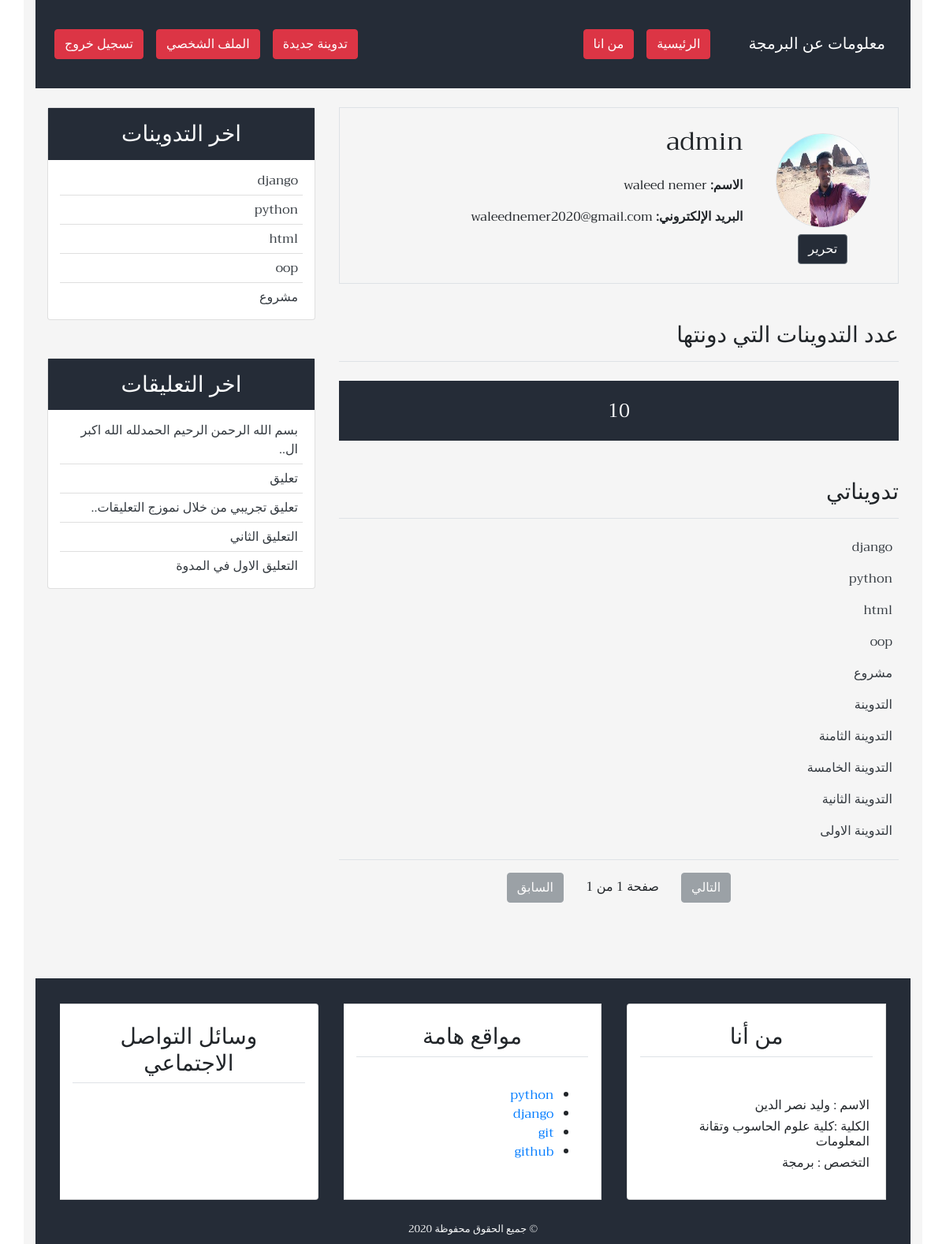
/profile/ (signed in), run on the app's committed database.
### user/models.py (models this page shows, shortened)
class Profile(models.Model):
    image = models.ImageField(default='default.jpg', upload_to='profile_pics')
    user = models.OneToOneField(User, on_delete=models.CASCADE)

### blog/models.py (models this page shows, shortened)
class Post(models.Model):
    title =       models.CharField(max_length=100)
    content =     models.TextField()
    post_date =   models.DateTimeField(default=timezone.now)
    post_update = models.DateTimeField(auto_now=True)
    author =      models.ForeignKey(User, on_delete=models.CASCADE)
    class Meta:
        ordering = ('-post_date',)

class Comment(models.Model):
    name = models.CharField(max_length=50, verbose_name='الاسم')
    email = models.EmailField(verbose_name='البريد الإلكتروني')
    body = models.TextField(verbose_name='التعليق')
    comment_data = models.DateTimeField(auto_now_add=True)
    active = models.BooleanField(default=False)
    post = models.ForeignKey(Post, on_delete=models.CASCADE, related_name='comments')
    class Meta:
        ordering = ('-comment_data',)

### user/views.py (the view)
# urls.py: path('profile/', views.profile, name="profile"),
@login_required(login_url='login')
def profile(request):
    posts = Post.objects.filter(author=request.user)
    post_list = Post.objects.filter(author=request.user)
    paginator = Paginator(post_list, 10)
    page = request.GET.get('page')
    try:
        post_list = paginator.page(page)
    except PageNotAnInteger:
        post_list = paginator.page(1)
    except EmptyPage:
        post_list = paginator.page(paginator.num_page)
    return render(request, 'user/profile.html', {
        'title': 'الملف الشخصي',
        'posts': posts,
        'page': page,
        'post_list': post_list,
    })

### blog/templatetags/post_tag.py (called while the page is built)
@register.inclusion_tag('blog/latest_posts.html')
def latest_posts():
    context = {
        'l_posts': Post.objects.all()[0:5],
    }
    return context

@register.inclusion_tag('blog/latest_comments.html')
def latest_comments():
    context = {
        'l_comments': Comment.objects.filter(active=True)[:5],
    }
    return context

### user/templates/user/profile.html (shortened to what this page needs)
{% extends 'blog/base.html' %}
{% block content %}
<div class="border p-4 mb-5">
    <div class="row">
         <div class="col-md-3 text-center">
                <img class="img-fluid rounded-circle border m-2" style="width: 120px; height:120px;"
                      src="{{user.profile.image.url}}"
                      alt="{{user.username}}">
                    <div>
                        <a class="btn btn-secondary bg-secondary" href="{% url 'profile_update' %}">تحرير</a>
                    </div>
           </div>
           <div class="col-md-9">
                   <h2 class="mb-4">{{user.username}}</h2>
                   <p class="font-weight-bold">الاسم: <span class="font-weight-normal">{{user.first_name}}
                       {{user.last_name}}</span></p>
                   <p class="font-weight-bold">البريد الإلكتروني: <span class="font-weight-normal">{{user.email}}</span></p>
          </div>
    </div>
</div>
<div class="row mb-5">
   <div class="col-md">
       <h3 class="border-bottom pb-3 mb-4">عدد التدوينات التي دونتها</h3>
       <h4 class="bg-secondary text-center p-4 text-light">
           {{posts.count}}
        </h4>
       <h3 class="border-bottom mb-4 pb-3 mt-5">تدويناتي</h3>
       {% for post in post_list %}
       <ul class="pr-2">
           <a class="text-dark" href="{% url 'detail' post.id %}">{{post.title}}</a>
       </ul>
       {% empty %}
       <h4 class="text-center mb-5">لايوجد تدوينات</h4>
       {% endfor %}
       {% include 'blog/pagination.html' with page=post_list %}
   </div>
</div>
{% endblock content %}

### blog/templates/blog/latest_posts.html
<ul class="list-group-flush  latest-post">
    {% for post in l_posts %}
    <li class="list-group-item  latest-post-item">
         <a class="text-dark" href="{% url 'detail' post.id %}">{{post.title}}</a>
    </li>
    {% endfor %}
</ul>

### blog/templates/blog/latest_comments.html
<ul class="list-group-flush  latest-comment">
    {% for comment in l_comments %}
    <li class="list-group-item  latest-comment-item">
        <a class="text-dark" href="{% url 'detail' comment.post.id %}">
            {%if comment.body|length > 25 %}
            {{comment.body|slice:'45'}}..
            {% else %}
            {{comment.body}}
            {% endif %}
        </a>
    </li>
    {% empty %}
    <li class="list-group-item latest-comment-item">لا يوجد تعليقات</li>
    {% endfor %}
</ul>

### blog/static/blog/css/main.css (style rules this page uses)
html, body { direction: rtl; text-align: right; }
body { font-family: 'Trirong', sans-serif; }
.bg-secondary { background: #252c37 !important; }
.latest-post, .latest-comment { padding: 0 15px; }
.latest-post .latest-post-item, .latest-comment .latest-comment-item { padding: 6px; }
.latest-post li:first-child, .latest-comment li:first-child { border-top: 0; }
.latest-post li:last-child, .latest-comment li:last-child { border-bottom: 0; padding-bottom: 0; }

### data on the page
Post: title "django"
Post: title "python"
Post: title "html"
Post: title "oop"
Post: title "مشروع"
Post: title "التدوينة"
Post: title "التدوينة الثامنة"
Post: title "التدوينة الخامسة"
Post: title "التدوينة الثانية"
Post: title "التدوينة الاولى"
Comment: body "بسم الله الرحمن الرحيم الحمدلله الله اكبر ال"
Comment: body "تعليق"
Comment: body "تعليق تجريبي من خلال نموزج التعليقات"
Comment: body "التعليق الثاني"
Comment: body "التعليق الاول في المدوة"

### other printed values
{{ user.username }} "admin"
{{ user.first_name }} "waleed"
{{ user.last_name }} "nemer"
{{ user.email }} "waleednemer2020@gmail.com"
{{ posts.count }} "10"
{{ page.paginator.num_pages }} "1"
